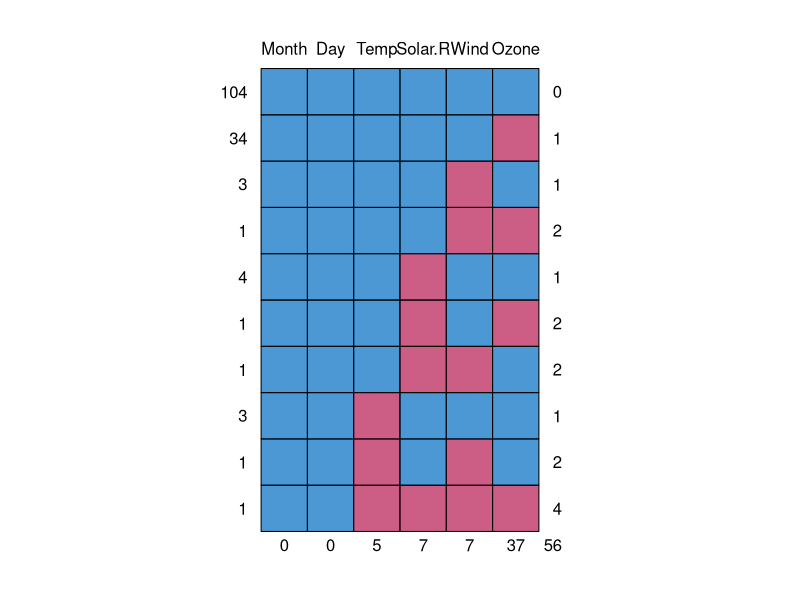
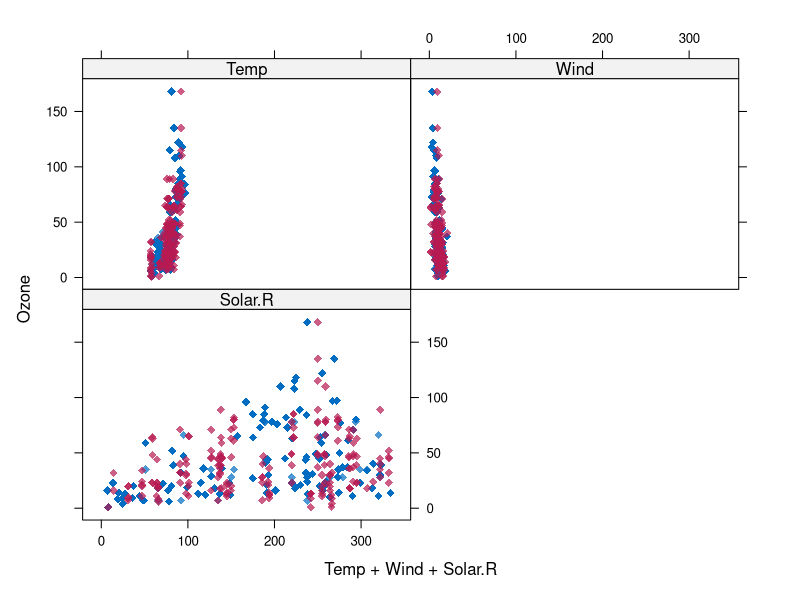
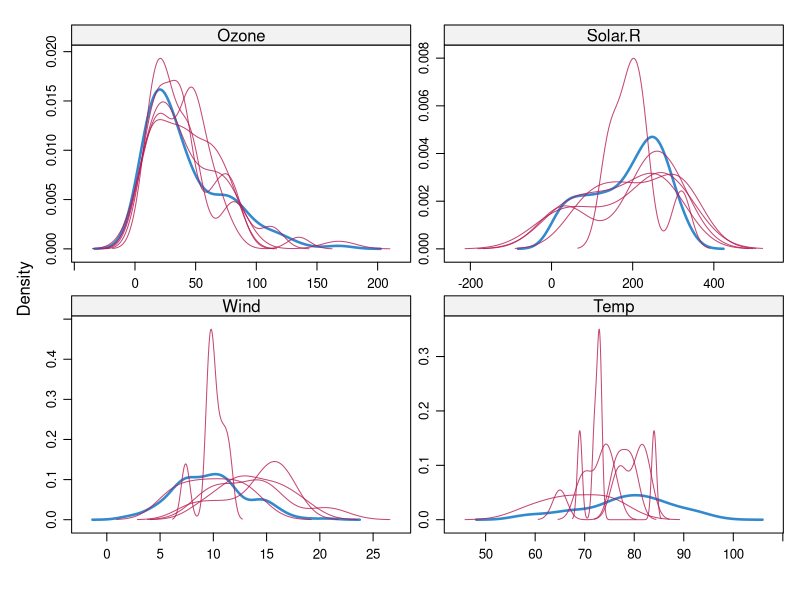

Source code (R) for these figures, in order:
## ---- chunk 1
library(knitr)
library(dplyr)
opts_chunk$set(class.output='sh', comment = "",message = FALSE,warning = FALSE)
## ---- chunk 2
library(knitr)
library(tidyverse)
library(mice)
library(Hmisc)
## ---- chunk 3
data <- airquality
data[4:10,3] <- rep(NA,7)
data[1:5,4] <- NA
head(data)
## ---- chunk 4
sapply(data,function(x) sum(is.na(x)))
## ---- chunk 5
sapply(data,function(x) sum(is.na(x))/length(x))
## ---- chunk 6
md.pattern(data)
## ---- chunk 7
a <- c(1,2,3,NA)
is.na(a)
## ---- chunk 8
a <- c(1,-99,2,3,-99,10,11,13,14)
a
a[a == -99] <- NA # recode -99 into NA
a
## ---- chunk 9
which(is.na(a))
## ---- chunk 10
sum(is.na(a))
## ---- chunk 11
colSums(is.na(data))
## ---- chunk 12
complete.cases(data)[1:20] # show first 20 rows
## ---- chunk 13
delete1 <- data[complete.cases(data),]
delete1 %>% glimpse
## ---- chunk 14
delete2 <- na.omit(data)
delete2 %>% glimpse
## ---- chunk 15
mean(data$Ozone)
## ---- chunk 16
mean(data$Ozone,na.rm = T)
## ---- chunk 17
cor(data$Ozone,data$Solar.R)
## ---- chunk 18
cor(data$Ozone,data$Solar.R,use = "complete.obs")
## ---- chunk 19
summary(lm(Temp ~ Ozone + Solar.R + Wind, 
           data=data, na.action=na.omit))
## ---- chunk 20
mean_imp <- data
mean_imp$Ozone[is.na(mean_imp$Ozone)] <- 
  mean(mean_imp$Ozone,na.rm = T)
c(var(data$Ozone,na.rm = T),var(mean_imp$Ozone))
## ---- chunk 21
mean_imp2 <- data; median_imp <- data
mean_imp2$Ozone <- 
  impute(data$Ozone, mean)  # replace with mean
median_imp$Ozone <- 
  impute(data$Ozone, median)  # median
c(var(data$Ozone,na.rm = T),var(mean_imp$Ozone),
  var(mean_imp2$Ozone),var(median_imp$Ozone))
## ---- chunk 22
imp_data <- mice(data,m=5,maxit=50,method='pmm',seed=500,printFlag = FALSE)
summary(imp_data)
## ---- chunk 23
imp_data$method
## ---- chunk 24
imp_data$imp$Ozone
## ---- chunk 25
completedata <- complete(imp_data,1)
## ---- chunk 26
xyplot(imp_data,Ozone ~ Temp + Wind + Solar.R,pch=18,cex=1)
## ---- chunk 27
densityplot(imp_data)
## ---- chunk 28
fit1 <- with(imp_data,lm(Temp ~ Ozone+Solar.R+Wind))
summary(pool(fit1))
## ---- chunk 29
imp_data2 <- mice(data,m=50,seed=76029,printFlag = FALSE)
fit2 <- with(imp_data2,lm(Temp~ Ozone+Solar.R+Wind))
summary(pool(fit2))
